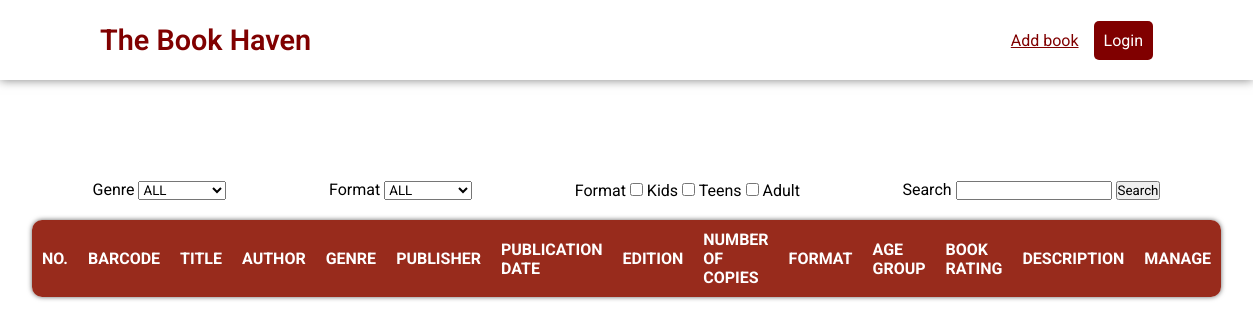
The page /library.php on the database as committed earlier.
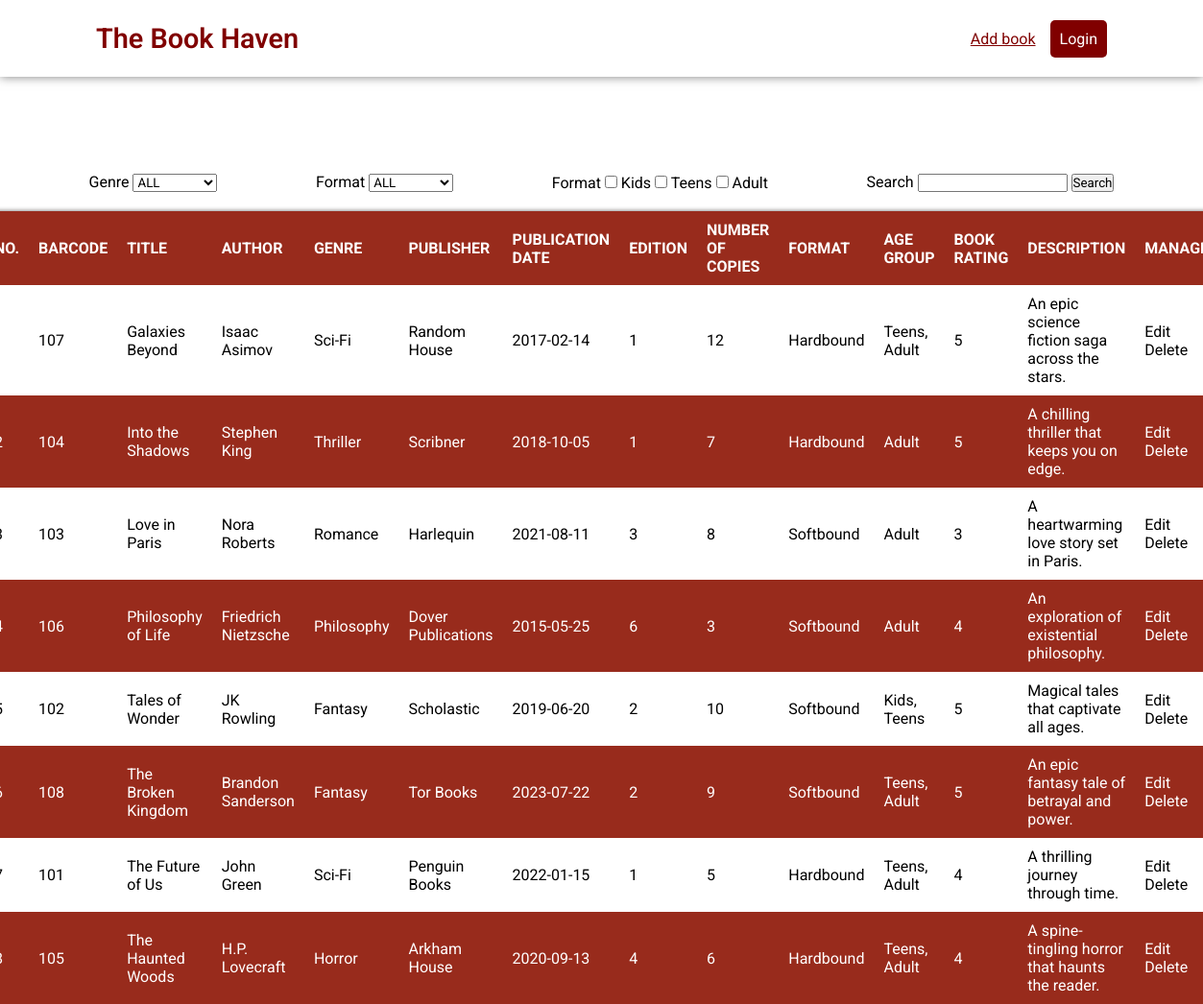
The same page on the database as committed later.
### tables this page shows
CREATE TABLE `book_content` (
  `book_id` int(11) NOT NULL,
  `book_barcode` int(11) NOT NULL,
  `book_title` varchar(255) NOT NULL,
  `book_author` varchar(255) NOT NULL,
  `book_genre` varchar(255) NOT NULL,
  `book_publisher` varchar(255) NOT NULL,
  `book_pub_date` varchar(255) NOT NULL,
  `book_edition` varchar(255) NOT NULL,
  `book_copies` int(11) NOT NULL,
  `book_format` varchar(255) NOT NULL,
  `book_age_group` varchar(255) NOT NULL,
  `book_rating` int(5) NOT NULL,
  `book_desc` varchar(255) NOT NULL
);

### book.class.php (called while the page is built, shortened)
<?php
    require_once 'connection.php';
    class Book {
        protected $db;
        function __construct() {
            $this->db = new database;
        }
        function showAll(){
            $sql = "SELECT * FROM book_content ORDER BY book_title ASC";
            $query = $this->db->connection()->prepare($sql);
            $data = null;
            if($query->execute()) {
                $data = $query->fetchAll();
            }
            return $data;
        }
    }
    ?>

### connection.php (called while the page is built, shortened)
<?php
    class database{
        private $host = 'localhost';
        private $username = 'root';
        private $password = '';
        private $dbname = 'library_db';
        function connection() {
            $this->connection_var = new PDO("mysql:host=$this->host; dbname=$this->dbname", $this->username, $this->password);
            return $this->connection_var;
        }
    }
?>

### library.php (the view, shortened to what this page needs)
<!DOCTYPE html>
<html lang="en">
<head>
    <link rel="stylesheet" href="library.css?v=<?php echo time(); ?>">
</head>
<body>
    <header>
        <p class="document-heading">The Book Haven</p>
        <div class="view-button-container">
            <a href="addbook.php" class="view-button">Add book</a>
            <p class="login">Login</p>
        </div>
    </header>
    <?php
        require_once('book.class.php');
        $book_obj = new Book();
        $array = $book_obj->showAll();
        $keyword = $genre = $format = '';
        $age_group = [];
    ?>
    <div>
        <form action="" method="post" class="search">
            <div class="input-row">
                <label for="genre">Genre</label>
                <select name="genre" id="genre">
                    <option value="">ALL</option>
                </select>
            </div>
            <div class="input-row">
                <label for="genre">Format</label>
                <select name="format" id="format">
                    <option value="">ALL</option>
                </select>
            </div>
            <div class="input-row">
                <label for="age_group">Format</label>
                <input type="checkbox" name="age_group[]" id="Kids" value="Kids" <?= (in_array("Kids", $age_group)) ? 'checked':'' ?>>
                <label for="Kids">Kids</label>
                <input type="checkbox" name="age_group[]" id="Teens" value="Teens" <?= (in_array("Teens", $age_group)) ? 'checked':'' ?>>
                <label for="Teens">Teens</label>
                <input type="checkbox" name="age_group[]" id="Adult" value="Adult" <?= (in_array("Adult", $age_group)) ? 'checked':'' ?>>
                <label for="Adult">Adult</label>
            </div>
            <div class="input-row">
                <label for="search">Search</label>
                <input type="text" name="keyword" id="keyword" value="<?= $keyword ?>">
                <input type="submit" value="Search" name="search" id="search">
            </div>
        </form>
    </div>
    <div class="table-container">
       <table>
        <tr>
            <th>No.</th>
            <th>Barcode</th>
            <th>Title</th>
            <th>Author</th>
            <th>Genre</th>
            <th>Publisher</th>
            <th>Publication Date</th>
            <th>Edition</th>
            <th>Number of Copies</th>
            <th>Format</th>
            <th>Age Group</th>
            <th>Book Rating</th>
            <th>Description</th>
            <th>Manage</th>
        </tr>
        <?php
            $i = 1;
            foreach($array as $arr) {
                $age_group_array = explode(',', $arr['book_age_group']);
                $age_group_display = implode(', ', $age_group_array);
                ?>
                <tr class="data-row">
                    <td><?= $i ?></td>
                    <td><?= $arr['book_barcode']?></td>
                    <td><?= $arr['book_title']?></td>
                    <td><?= $arr['book_author']?></td>
                    <td><?= $arr['book_genre']?></td>
                    <td><?= $arr['book_publisher']?></td>
                    <td><?= $arr['book_pub_date']?></td>
                    <td><?= $arr['book_edition']?></td>
                    <td><?= $arr['book_copies']?></td>
                    <td><?= $arr['book_format']?></td>
                    <td><?= $age_group_display ?></td>
                    <td><?= $arr['book_rating']?></td>
                    <td><?= $arr['book_desc']?></td>
                    <td>
                        <a href="editbook.php?book_selected=<?= $arr['book_id']?>">Edit</a>
                        <a href="" class="deleteBtn" data-id="<?= $arr['book_id']?>" data-name="<?= $arr['book_title']?>">Delete</a>
                    </td>
                </tr>
                <?php
                $i++;
            }
        ?>
    </table>
    </div>
</body>
</html>

### library.css (style rules this page uses)
:root { --darkbrown: #800000; --midbrown: #982B1C; --pale: #FFDBB5; --cream: #FFEAC5; }
* { padding: 0; margin: 0; box-sizing: border-box; font-family: "Roboto", sans-serif; }
header { display: flex; justify-content: space-between; align-items: center; height: 10vh; padding: 0 100px; box-shadow: 0 0 10px rgba(0, 0, 0, 0.5); color: white; }
.document-heading { color: var(--darkbrown); font-size: 1.8em; font-weight: 600; }
.view-button-container { display: flex; width: auto; justify-content: space-between; align-items: center; }
.view-button { text-decoration: underline ; color: var(--darkbrown); }
.login { padding: 10px; background-color: var(--darkbrown); color: white; border-radius: 5px; margin-left: 15px; }
.table-container { display: flex; justify-content: center; align-items: center; margin-top: 20px; padding: 0 100px; }
table { box-shadow: 0 0 5px rgba(0, 0, 0, 0.6); border-radius: 10px; height: auto; width: 1fr; border-spacing: 0; overflow: hidden; border-collapse: collapse; }
th, td { padding: 10px 10px; text-align: start; width: 1fr; }
td a { color: black; text-decoration: none; }
th { background-color: var(--midbrown); text-align: start; color: white; text-transform: uppercase; }
.data-row:nth-child(odd) { background-color: var(--midbrown); color: white; }
.data-row:nth-child(odd) a { color: white; }
.search { display: flex; justify-content: space-evenly; align-items: center; margin-top: 100px; gap: 10px; }

Rows that differ between the two databases and show on the page:
added book_content: book_barcode "107", book_title "Galaxies Beyond", book_author "Isaac Asimov", book_genre "Sci-Fi", book_publisher "Random House", book_pub_date "2017-02-14", book_edition "1", book_copies "12", book_format "Hardbound", book_age_group "Teens, Adult", book_rating "5", book_desc "An epic science fiction saga across the stars."
added book_content: book_barcode "104", book_title "Into the Shadows", book_author "Stephen King", book_genre "Thriller", book_publisher "Scribner", book_pub_date "2018-10-05", book_edition "1", book_copies "7", book_format "Hardbound", book_age_group "Adult", book_rating "5", book_desc "A chilling thriller that keeps you on edge."
added book_content: book_barcode "103", book_title "Love in Paris", book_author "Nora Roberts", book_genre "Romance", book_publisher "Harlequin", book_pub_date "2021-08-11", book_edition "3", book_copies "8", book_format "Softbound", book_age_group "Adult", book_rating "3", book_desc "A heartwarming love story set in Paris."
added book_content: book_barcode "106", book_title "Philosophy of Life", book_author "Friedrich Nietzsche", book_genre "Philosophy", book_publisher "Dover Publications", book_pub_date "2015-05-25", book_edition "6", book_copies "3", book_format "Softbound", book_age_group "Adult", book_rating "4", book_desc "An exploration of existential philosophy."
added book_content: book_barcode "102", book_title "Tales of Wonder", book_author "JK Rowling", book_genre "Fantasy", book_publisher "Scholastic", book_pub_date "2019-06-20", book_edition "2", book_copies "10", book_format "Softbound", book_age_group "Kids, Teens", book_rating "5", book_desc "Magical tales that captivate all ages."
added book_content: book_barcode "108", book_title "The Broken Kingdom", book_author "Brandon Sanderson", book_genre "Fantasy", book_publisher "Tor Books", book_pub_date "2023-07-22", book_edition "2", book_copies "9", book_format "Softbound", book_age_group "Teens, Adult", book_rating "5", book_desc "An epic fantasy tale of betrayal and power."
added book_content: book_barcode "101", book_title "The Future of Us", book_author "John Green", book_genre "Sci-Fi", book_publisher "Penguin Books", book_pub_date "2022-01-15", book_edition "1", book_copies "5", book_format "Hardbound", book_age_group "Teens, Adult", book_rating "4", book_desc "A thrilling journey through time."
added book_content: book_barcode "105", book_title "The Haunted Woods", book_author "H.P. Lovecraft", book_genre "Horror", book_publisher "Arkham House", book_pub_date "2020-09-13", book_edition "4", book_copies "6", book_format "Hardbound", book_age_group "Teens, Adult", book_rating "4", book_desc "A spine-tingling horror that haunts the reader."
